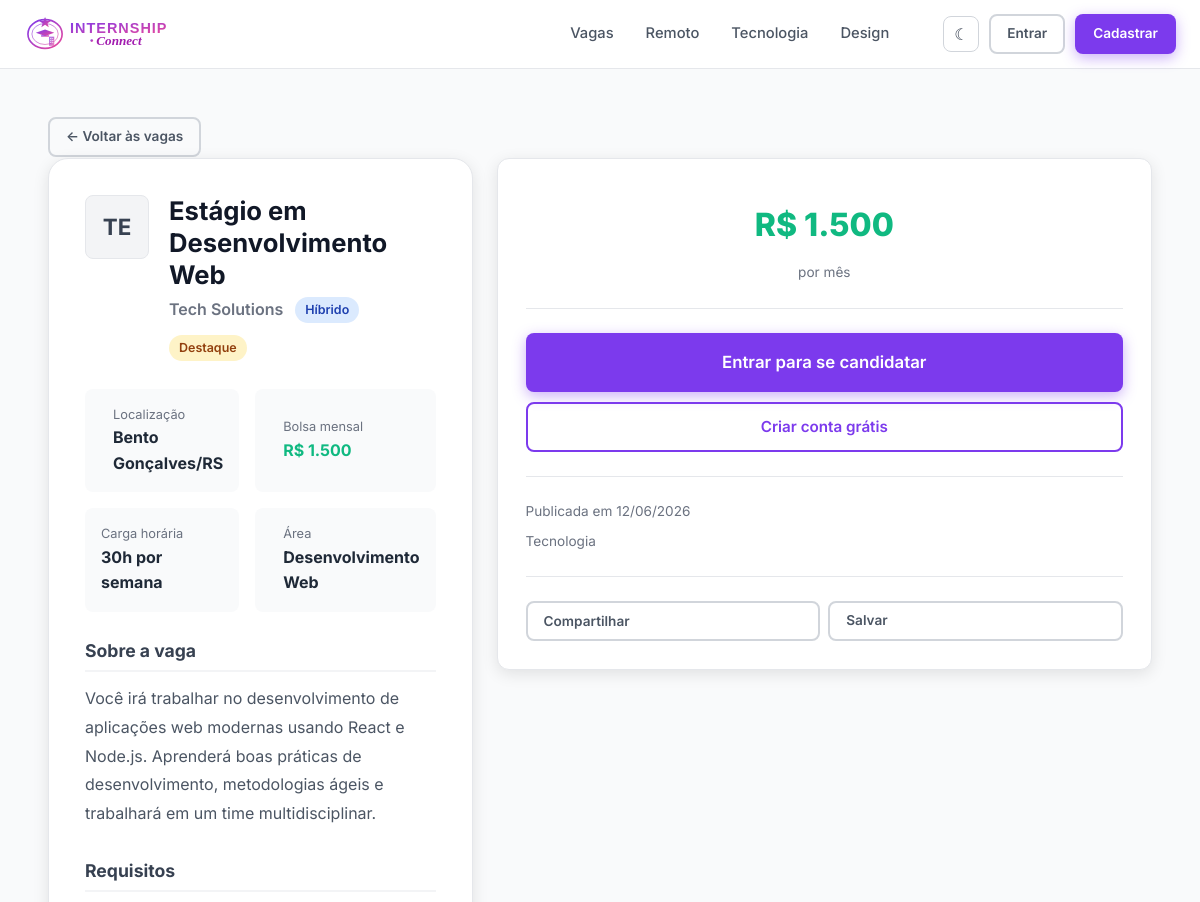
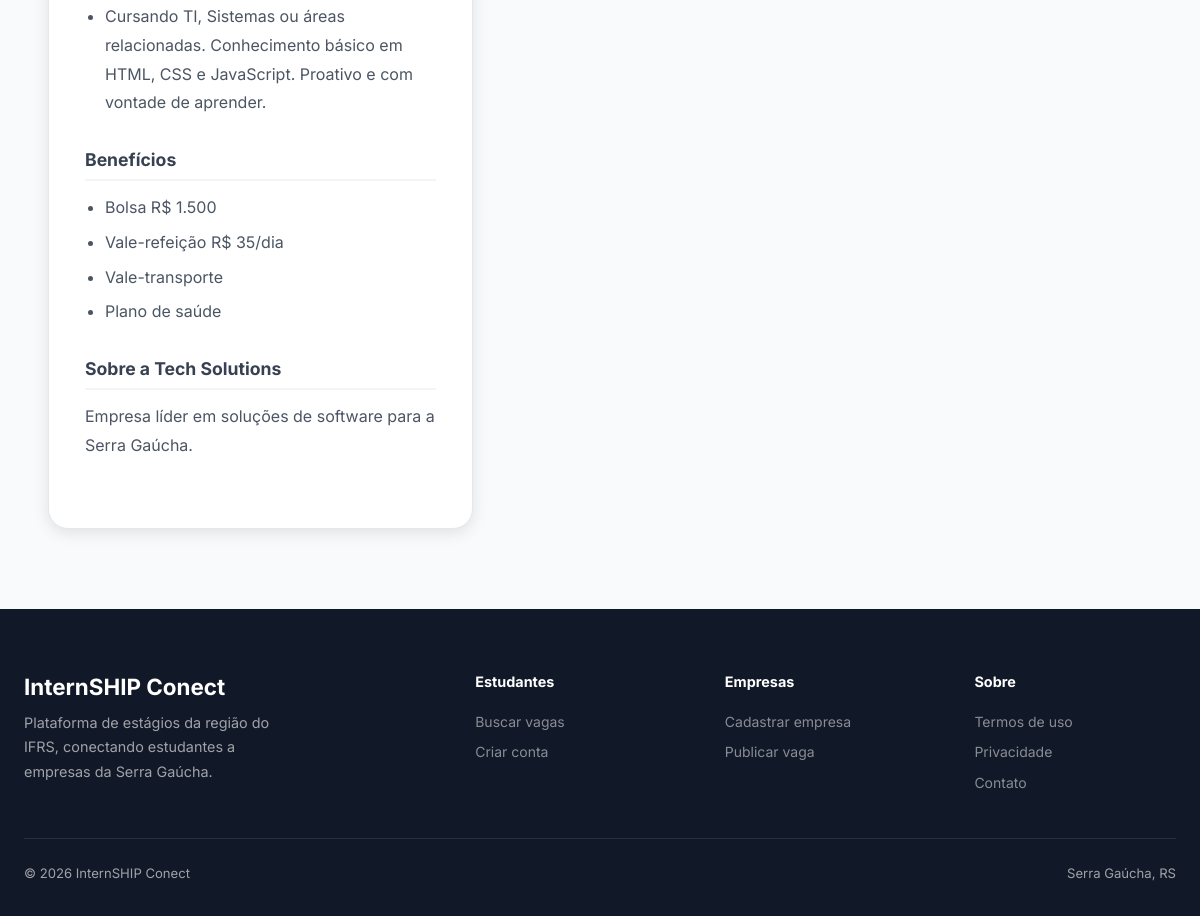
/vaga.php?id=1, run on the app's committed database (2 pictures, top to bottom).
### tables this page shows
CREATE TABLE IF NOT EXISTS vagas (
    id INT AUTO_INCREMENT PRIMARY KEY,
    empresa_id INT NOT NULL,
    titulo VARCHAR(200) NOT NULL,
    descricao TEXT NOT NULL,
    requisitos TEXT,
    beneficios TEXT,
    area VARCHAR(100),
    cidade VARCHAR(100),
    estado CHAR(2),
    modalidade ENUM('presencial','remoto','hibrido') DEFAULT 'presencial',
    bolsa DECIMAL(10,2),
    carga_horaria INT,
    ativa TINYINT(1) DEFAULT 1,
    destaque TINYINT(1) DEFAULT 0,
    views INT DEFAULT 0,
    criado_em TIMESTAMP DEFAULT CURRENT_TIMESTAMP,
    FOREIGN KEY (empresa_id) REFERENCES empresas(id) ON DELETE CASCADE
);

CREATE TABLE IF NOT EXISTS empresas (
    id INT AUTO_INCREMENT PRIMARY KEY,
    usuario_id INT NOT NULL UNIQUE,
    nome_empresa VARCHAR(200) NOT NULL,
    cnpj VARCHAR(20),
    descricao TEXT,
    site VARCHAR(255),
    cidade VARCHAR(100),
    estado CHAR(2),
    setor VARCHAR(100),
    logo VARCHAR(255),
    FOREIGN KEY (usuario_id) REFERENCES usuarios(id) ON DELETE CASCADE
);

### includes/auth.php (called while the page is built, shortened)
<?php
function isLoggedIn() {
    return isset($_SESSION['usuario_id']);
}

### vaga.php (the view, shortened to what this page needs)
<?php
require_once __DIR__ . '/includes/auth.php';
$id = (int)($_GET['id'] ?? 0);
$db = getDB();
$stmt = $db->prepare("
    SELECT v.*, e.nome_empresa, e.logo, e.descricao AS empresa_desc, e.site, e.setor, e.cidade AS emp_cidade, e.estado AS emp_estado
    FROM vagas v
    JOIN empresas e ON v.empresa_id = e.id
    WHERE v.id = ? AND v.ativa = 1
");
$stmt->execute([$id]);
$vaga = $stmt->fetch();
$jaVisualizou = $_SESSION['vagas_vistas'][$id] ?? false;
$ehDonoVaga = isEmpresa() && (int)$vaga['empresa_id'] === (int)($_SESSION['perfil_id'] ?? 0);
if (!$jaVisualizou && !$ehDonoVaga) {
    $vaga['views'] = ($vaga['views'] ?? 0) + 1;
}
$jaCandidatou = false;
$minhaCandidaturaId = 0;
$ehFavorita = false;
function modalidadeLabel($m) { return match($m) { 'remoto' => 'Remoto', 'hibrido' => 'Híbrido', default => 'Presencial' }; }
function modalidadeBadge($m) { return match($m) { 'remoto' => 'badge-green', 'hibrido' => 'badge-blue', default => 'badge-gray' }; }
include __DIR__ . '/includes/header.php';
?>
<div class="job-detail-hero">
  <div class="container">
    <div style="padding:16px 0 24px;">
      <a href="/teste/vagas.php" class="btn btn-ghost btn-sm">← Voltar às vagas</a>
    </div>
  </div>
</div>
<div style="background:var(--gray-50);padding:0 24px 80px;">
  <div class="container">
    <div class="grid-2" style="align-items:start;margin-top:-24px;">
      <div style="grid-column:1/2;">
        <div style="background:var(--surface);color:var(--text);border-radius:var(--radius-lg);padding:36px;border:1px solid var(--border);box-shadow:var(--shadow);">
          <div class="job-detail-header">
            <div class="company-logo-lg">
              <?php if ($vaga['logo']): ?>
                <img src="<?= htmlspecialchars($vaga['logo']) ?>" alt="">
              <?php else: ?>
                <?= mb_strtoupper(mb_substr($vaga['nome_empresa'], 0, 2)) ?>
              <?php endif; ?>
            </div>
            <div>
              <h1 style="font-size:1.6rem;margin-bottom:6px;"><?= htmlspecialchars($vaga['titulo']) ?></h1>
              <div style="display:flex;align-items:center;gap:12px;flex-wrap:wrap;">
                <span style="font-size:1rem;color:var(--gray-500);font-weight:600;"><?= htmlspecialchars($vaga['nome_empresa']) ?></span>
                <span class="badge <?= modalidadeBadge($vaga['modalidade']) ?>"><?= modalidadeLabel($vaga['modalidade']) ?></span>
                <?php if ($vaga['destaque']): ?>
                  <span class="badge badge-yellow">Destaque</span>
                <?php endif; ?>
              </div>
            </div>
          </div>
          <div class="job-meta-grid">
            <div class="job-meta-item">
              <div>
                <div class="job-meta-label">Localização</div>
                <div class="job-meta-value"><?= htmlspecialchars($vaga['cidade']) ?>/<?= $vaga['estado'] ?></div>
              </div>
            </div>
            <div class="job-meta-item">
              <div>
                <div class="job-meta-label">Bolsa mensal</div>
                <div class="job-meta-value" style="color:var(--accent);">R$ <?= number_format($vaga['bolsa'], 0, ',', '.') ?></div>
              </div>
            </div>
            <div class="job-meta-item">
              <div>
                <div class="job-meta-label">Carga horária</div>
                <div class="job-meta-value"><?= $vaga['carga_horaria'] ?>h por semana</div>
              </div>
            </div>
            <div class="job-meta-item">
              <div>
                <div class="job-meta-label">Área</div>
                <div class="job-meta-value"><?= htmlspecialchars($vaga['area']) ?></div>
              </div>
            </div>
          </div>
          <div class="job-section">
            <h3>Sobre a vaga</h3>
            <p><?= nl2br(htmlspecialchars($vaga['descricao'])) ?></p>
          </div>
          <?php if ($vaga['requisitos']): ?>
          <div class="job-section">
            <h3>Requisitos</h3>
            <ul>
              <?php foreach (explode("\n", $vaga['requisitos']) as $req): ?>
                <?php $req = trim($req); if ($req): ?>
                  <li><?= htmlspecialchars($req) ?></li>
                <?php endif; ?>
              <?php endforeach; ?>
            </ul>
          </div>
          <?php endif; ?>
          <?php if ($vaga['beneficios']): ?>
          <div class="job-section">
            <h3>Benefícios</h3>
            <ul>
              <?php foreach (explode(",", $vaga['beneficios']) as $ben): ?>
                <?php $ben = trim($ben); if ($ben): ?>
                  <li><?= htmlspecialchars($ben) ?></li>
                <?php endif; ?>
              <?php endforeach; ?>
            </ul>
          </div>
          <?php endif; ?>
          <?php if ($vaga['empresa_desc']): ?>
          <div class="job-section">
            <h3>Sobre a <?= htmlspecialchars($vaga['nome_empresa']) ?></h3>
            <p><?= nl2br(htmlspecialchars($vaga['empresa_desc'])) ?></p>
          </div>
          <?php endif; ?>
        </div>
      </div>
      <div>
        <div class="apply-card">
          <div style="text-align:center;margin-bottom:16px;">
            <div class="bolsa-display">R$ <?= number_format($vaga['bolsa'], 0, ',', '.') ?></div>
            <div style="color:var(--gray-500);font-size:.85rem;">por mês</div>
          </div>
          <div class="divider"></div>
          <?php if ($jaCandidatou): ?>
            <div class="alert alert-success">
              Você já se candidatou!
            </div>
            <a href="/teste/chat.php?candidatura_id=<?= (int)$minhaCandidaturaId ?>" class="btn btn-primary btn-block" style="margin-bottom:8px;display:inline-flex;align-items:center;justify-content:center;gap:8px;">
              <svg width="18" height="18" viewBox="0 0 24 24" fill="none" stroke="currentColor" stroke-width="2" stroke-linecap="round" stroke-linejoin="round"><path d="M21 15a2 2 0 0 1-2 2H7l-4 4V5a2 2 0 0 1 2-2h14a2 2 0 0 1 2 2z"/></svg>
              Conversar com a empresa
            </a>
            <a href="/teste/dashboard/aluno.php" class="btn btn-ghost btn-block">Ver minhas candidaturas</a>
          <?php elseif (isLoggedIn() && isEmpresa()): ?>
            <div class="alert alert-info">
              Empresas não podem se candidatar a vagas.
            </div>
          <?php else: ?>
            <a href="/teste/login.php" class="btn btn-primary btn-block btn-lg" style="margin-bottom:10px;">
              Entrar para se candidatar
            </a>
            <a href="/teste/register.php" class="btn btn-secondary btn-block">
              Criar conta grátis
            </a>
          <?php endif; ?>
          <div class="divider"></div>
          <div style="display:flex;flex-direction:column;gap:8px;font-size:.85rem;color:var(--gray-500);">
            <div style="display:flex;align-items:center;gap:8px;">Publicada em <?= date('d/m/Y', strtotime($vaga['criado_em'])) ?></div>
            <div style="display:flex;align-items:center;gap:8px;"><?= htmlspecialchars($vaga['setor']) ?></div>
          </div>
          <div class="divider"></div>
          <div style="display:flex;gap:8px;">
            <button class="btn btn-ghost btn-sm" style="flex:1;" onclick="navigator.share ? navigator.share({title:'<?= htmlspecialchars($vaga['titulo']) ?>',url:window.location.href}) : showToast('Link copiado!','success') || navigator.clipboard.writeText(window.location.href)">
              Compartilhar
            </button>
            <?php if (isLoggedIn() && isAluno()): ?>
              <form method="POST" style="flex:1;margin:0;">
                <button type="submit" name="toggle_favorito" value="1" class="btn btn-ghost btn-sm" style="width:100%;<?= $ehFavorita ? 'color:var(--primary);border-color:var(--primary);' : '' ?>">
                  <?= $ehFavorita ? 'Salva ★' : 'Salvar' ?>
                </button>
              </form>
            <?php else: ?>
              <a href="/teste/login.php" class="btn btn-ghost btn-sm" style="flex:1;text-align:center;">Salvar</a>
            <?php endif; ?>
          </div>
        </div>
      </div>
    </div>
  </div>
</div>
<?php include __DIR__ . '/includes/footer.php'; ?>

### assets/css/style.css (style rules this page uses)
:root { --primary: #7C3AED; --primary-light: #A78BFA; --primary-dark: #5B21B6; --secondary: #EC4899; --accent: #10B981; --accent-light: #D1FAE5; --warning: #F59E0B; --danger: #EF4444; --info: #3B82F6; --gray-50: #F9FAFB; --gray-100: #F3F4F6; --gray-200: #E5E7EB; --gray-300: #D1D5DB; --gray-400: #9CA3AF; --gray-500: #6B7280; --gray-600: #4B5563; --gray-700: #374151; --gray-800: #1F2937; --gray-900: #111827; --bg: #ffffff; --bg-soft: #F9FAFB; --surface: #ffffff; --text: #1F2937; --text-soft: #6B7280; --border: #E5E7EB; --navbar-bg: rgba(255,255,255,.92); --radius-sm: 8px; --radius: 12px; --radius-lg: 20px; --radius-xl: 32px; --shadow-sm: 0 1px 3px rgba(0,0,0,.08); --shadow: 0 4px 16px rgba(0,0,0,.10); --shadow-lg: 0 12px 40px rgba(0,0,0,.14); --shadow-xl: 0 24px 64px rgba(0,0,0,.18); --transition: .2s cubic-bezier(.4,0,.2,1); }
*, *::before, *::after { box-sizing: border-box; margin: 0; padding: 0; }
html { scroll-behavior: smooth; }
body { font-family: 'Inter', system-ui, -apple-system, sans-serif; background: var(--gray-50); color: var(--gray-800); line-height: 1.6; min-height: 100vh; }
h1,h2,h3,h4,h5,h6 { font-weight: 700; line-height: 1.25; color: var(--gray-900); }
h1 { font-size: clamp(2rem, 5vw, 3.5rem); }
h3 { font-size: 1.35rem; }
a { color: var(--primary); text-decoration: none; transition: color var(--transition); }
.container { max-width: 1200px; margin: 0 auto; padding: 0 24px; }
.btn { display: inline-flex; align-items: center; gap: 8px; padding: 11px 24px; border-radius: var(--radius-sm); font-size: .95rem; font-weight: 600; border: 2px solid transparent; cursor: pointer; transition: all var(--transition); white-space: nowrap; font-family: inherit; text-decoration: none; }
.btn-primary { background: var(--primary); color: #fff; box-shadow: 0 4px 14px rgba(124,58,237,.4); }
.btn-secondary { background: transparent; color: var(--primary); border-color: var(--primary); }
.btn-ghost { background: transparent; color: var(--gray-600); border-color: var(--gray-300); }
.btn-sm { padding: 7px 16px; font-size: .85rem; }
.btn-lg { padding: 14px 32px; font-size: 1.05rem; }
.btn-block { width: 100%; justify-content: center; }
.badge { display: inline-flex; align-items: center; gap: 4px; padding: 3px 10px; border-radius: 20px; font-size: .78rem; font-weight: 600; }
.badge-blue { background: #DBEAFE; color: #1E40AF; }
.badge-yellow { background: #FEF3C7; color: #92400E; }
.job-detail-hero { background: var(--gray-50); border-bottom: 1px solid var(--gray-200); padding: 32px 24px 0; }
.job-detail-header { display: flex; gap: 20px; align-items: flex-start; }
.company-logo-lg { width: 64px; height: 64px; border-radius: var(--radius-sm); flex-shrink: 0; background: var(--gray-100); border: 1px solid var(--gray-200); display: flex; align-items: center; justify-content: center; color: var(--gray-700); font-size: 1.4rem; font-weight: 700; overflow: hidden; }
.job-meta-grid { display: grid; grid-template-columns: 1fr 1fr; gap: 16px; margin: 28px 0; }
.job-meta-item { background: var(--gray-50); border-radius: var(--radius-sm); padding: 16px; display: flex; gap: 12px; align-items: center; }
.job-meta-label { font-size: .8rem; color: var(--gray-500); }
.job-meta-value { font-weight: 700; color: var(--gray-800); }
.job-section { margin-bottom: 32px; }
.job-section h3 { font-size: 1.1rem; margin-bottom: 12px; color: var(--gray-700); padding-bottom: 8px; border-bottom: 2px solid var(--gray-100); }
.job-section p, .job-section li { color: var(--gray-600); line-height: 1.8; }
.job-section ul { padding-left: 20px; }
.job-section li { margin-bottom: 6px; }
.apply-card { background: #fff; border-radius: var(--radius); padding: 28px; border: 1px solid var(--gray-200); box-shadow: var(--shadow); position: sticky; top: 88px; }
.bolsa-display { font-size: 2rem; font-weight: 800; color: var(--accent); margin: 12px 0; }
.divider { height: 1px; background: var(--gray-200); margin: 24px 0; }
.grid-2 { display: grid; grid-template-columns: 1fr 2fr; gap: 24px; align-items: start; }

### data on the page
vagas: empresa.nome_empresa "TE", titulo "Estágio em Desenvolvimento Web", empresa.nome_empresa "Tech Solutions", modalidade "Híbrido", cidade "Bento Gonçalves", estado "RS", bolsa "1.500", carga_horaria "30", area "Desenvolvimento Web", descricao "Você irá trabalhar no desenvolvimento de aplicações web modernas usando React e Node.js. Aprenderá boas práticas de desenvolvimento, metodologias ágeis e trabalhará em um time multidisciplinar.", requisitos "Cursando TI, Sistemas ou áreas relacionadas. Conhecimento básico em HTML, CSS e JavaScript. Proativo e com vontade de aprender.", beneficios "Bolsa R$ 1.500", beneficios "Vale-refeição R$ 35/dia", beneficios "Vale-transporte", beneficios "Plano de saúde", empresa.descricao "Empresa líder em soluções de software para a Serra Gaúcha.", criado_em "12/06/2026", empresa.setor "Tecnologia"
